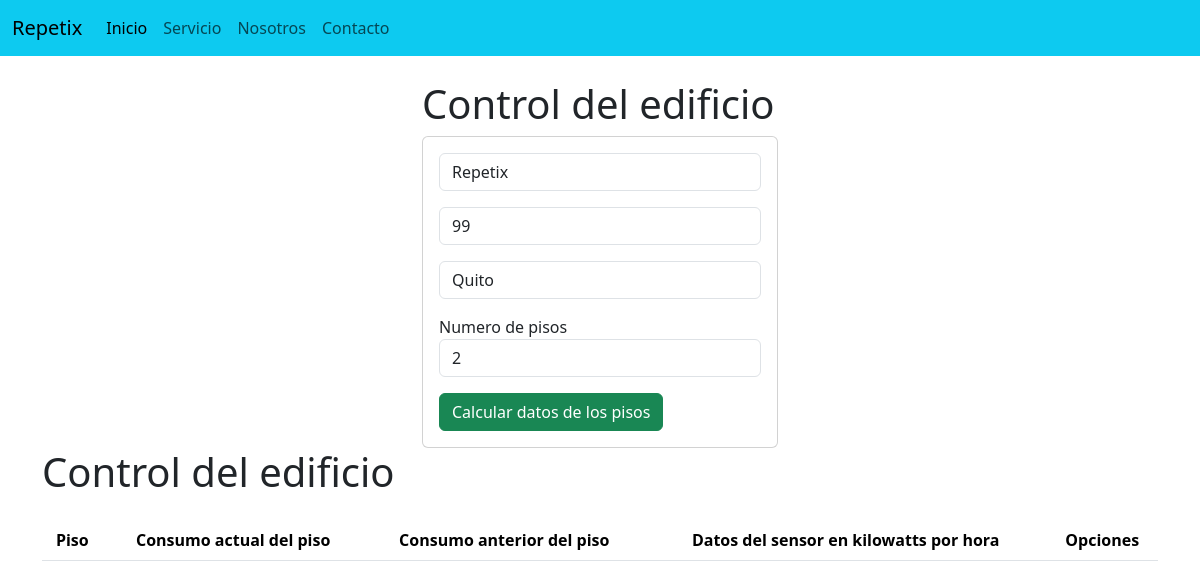
Screenshot of /control/99 with the database file from the repository.
### Repetix/models.py (models this page shows, shortened)
class Edificio(models.Model):
    nombre = models.CharField(max_length=100)
    codigo = models.CharField(max_length=20, unique=True)
    ubicacion = models.CharField(max_length=100)
    numero_pisos = models.PositiveIntegerField()  # Cambiado a PositiveIntegerField

### Repetix/views.py (the view)
# urls.py: path('control/', views.control, name='control'),
def control(request, codigo):
    edificio = Edificio.objects.get(codigo=codigo)
    return render(request, "ControlarEdificio.html", {"edificio": edificio})

### Repetix/Templates/ControlarEdificio.html (shortened to what this page needs)
{% extends './base.html' %}
{% block body %}
  <div class="row">
    <div class="col-md-4 offset-md-4">
      <h1>Control del edificio</h1>
      <div class="card">
        <div class="card-body py-2">
          <form action="/registrar_piso/" method="POST">
            <div class="form-group py-2">
              <input type="text" id="nombre_edificio" name="nombre_edificio" value="{{edificio.nombre}}" class="form-control" placeholder="Nombre del edificio" readonly required />
            </div>
            <div class="form-group py-2">
              <input type="text" id="numero_edificio" name="numero_edificio" value="{{edificio.codigo}}" class="form-control" placeholder="Numero del edificio" readonly required />
            </div>
            <div class="form-group py-2">
              <input type="text" id="ubicacion_edificio" name="ubicacion_edificio" value="{{edificio.ubicacion}}" class="form-control" placeholder="ubicacion del edificio" readonly required />
            </div>
            <div class="form-group py-2">
              <label for="numero_pisos">Numero de pisos</label>
              <input type="number" id="numero_pisos" name="numero_pisos" value="{{edificio.numero_pisos}}" class="form-control" placeholder="Numero de pisos" onchange="mostrarRegistrarPisos()" required />
            </div>
            <div class="form-group py-2">
              <button type="submit" class="btn btn-success btn-block text-white">Calcular datos de los pisos</button>
            </div>
          </form>
        </div>
      </div>
    </div>
  </div>
  <div class="table-responsive">
    <h1>Control del edificio</h1>
    <div class="table-responsive py-3">
      <table class="table table-striped">
        <thead>
          <tr>
            <th>Piso</th>
            <th>Consumo actual del piso</th>
            <th>Consumo anterior del piso</th>
            <th>Datos del sensor en kilowatts por hora</th>
            <th colspan="2">Opciones</th>
          </tr>
        </thead>
      </table>
    </div>
  </div>
{% endblock %}

### Repetix/static/css/AccederEdificio.css (style rules this page uses)
th, td { text-align: center; vertical-align: middle; }

### rows the page displays
Edificio: nombre_edificio "Repetix", numero_edificio "99", ubicacion_edificio "Quito", numero_pisos "2"
